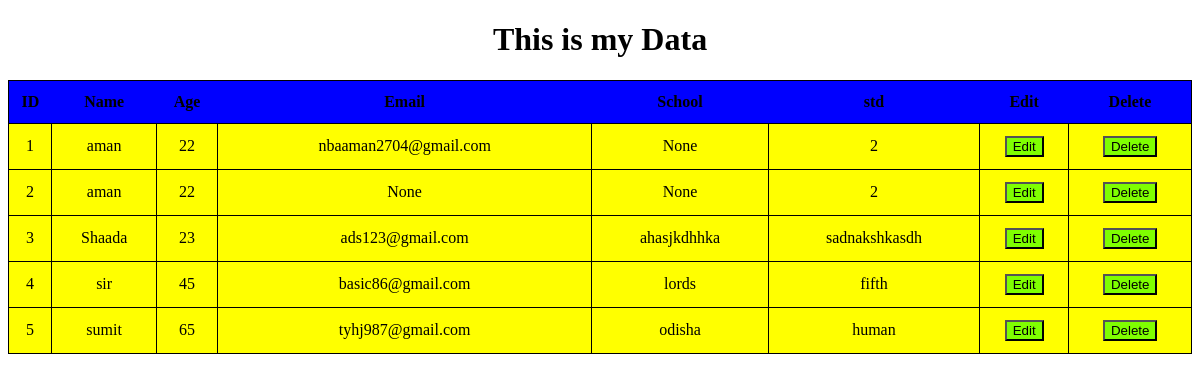
/show/, run on an earlier commit of the app's database.
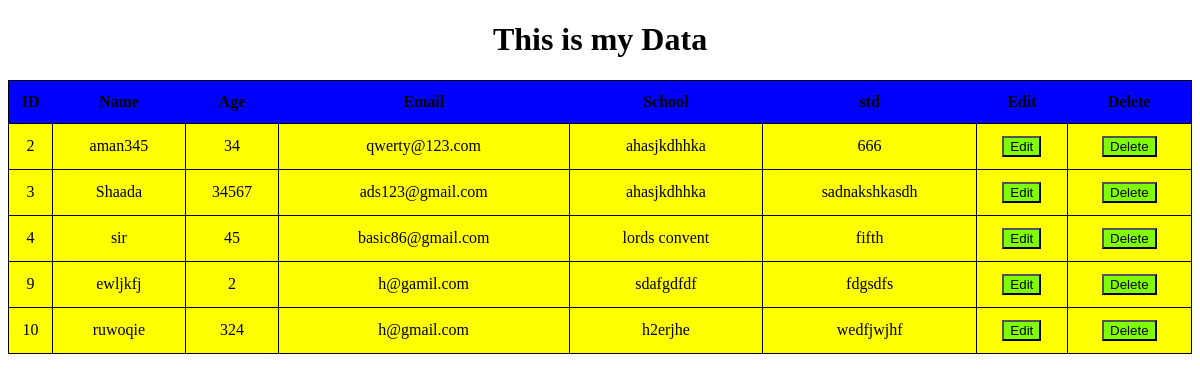
And on a later commit of the database.
### school/models.py (models this page shows, shortened)
class student(models.Model):
    name = models.CharField(max_length=255)
    age = models.PositiveIntegerField()
    email = models.EmailField(unique=True, blank=True ,null=True)
    school = models.CharField(max_length=222,null=True)
    std = models.CharField(max_length=222)
    area = models.CharField(max_length=223,null=True)

### school/views.py (the view)
# urls.py: path('show/', views.show,name='show'),
def show(request):
     data=student.objects.all
     return render(request,'show.html',{'data':data})

### templates/show.html (shortened to what this page needs)
<!DOCTYPE html>
<html lang="en">
<head>
</head>
<body>
    <h1>This is my Data</h1>
    <table>
        <tr>
          <th>ID</th>
          <th>Name</th>
          <th>Age</th>
          <th>Email</th>
          <th>School</th>
          <th>std</th>
          <th>Edit</th>
          <th>Delete</th>
        </tr>
        {% for i in data %}
        <tr>
          <td>{{i.id}} </td>
          <td>{{i.name}} </td>
          <td>{{i.age}}</td>
          <td>{{i.email}}</td>
          <td>{{i.school}}</td>
          <td>{{i.std}}</td>
          <td><a href="{% url 'update' i.id %}"><button>Edit</button></a></td>
          <td><a href="{% url 'delete' i.id %}"><button>Delete</button></a></td>
        </tr>
        {% endfor %}
      </table>
</body>
</html>

### templates/show.html (style rules this page uses)
h1 { text-align:center ; }
table { width: 100%; border-collapse: collapse; }
table,tr,td { border: 1px solid; }
td { text-align: center; padding-top: 12px; padding-bottom: 12px; background-color:yellow; }
th { text-align: center; padding-top: 12px; padding-bottom: 12px; background-color: blue; }
a button { background-color: chartreuse; }

What changed in the data, as far as the page shows it:
removed student: id "1", name "aman", age "22", email "nbaaman2704@gmail.com", school "None", std "2"
removed student: id "5", name "sumit", age "65", email "tyhj987@gmail.com", school "odisha", std "human"
changed student id 2: name "aman" → "aman345"; age "22" → "34"; email "None" → "qwerty@123.com"; school "None" → "ahasjkdhhka"; std "2" → "666"
changed student "Shaada": age "23" → "34567"
changed student "sir": school "lords" → "lords convent"
added student: id "9", name "ewljkfj", age "2", email "h@gamil.com", school "sdafgdfdf", std "fdgsdfs"
added student: id "10", name "ruwoqie", age "324", email "h@gmail.com", school "h2erjhe", std "wedfjwjhf"
